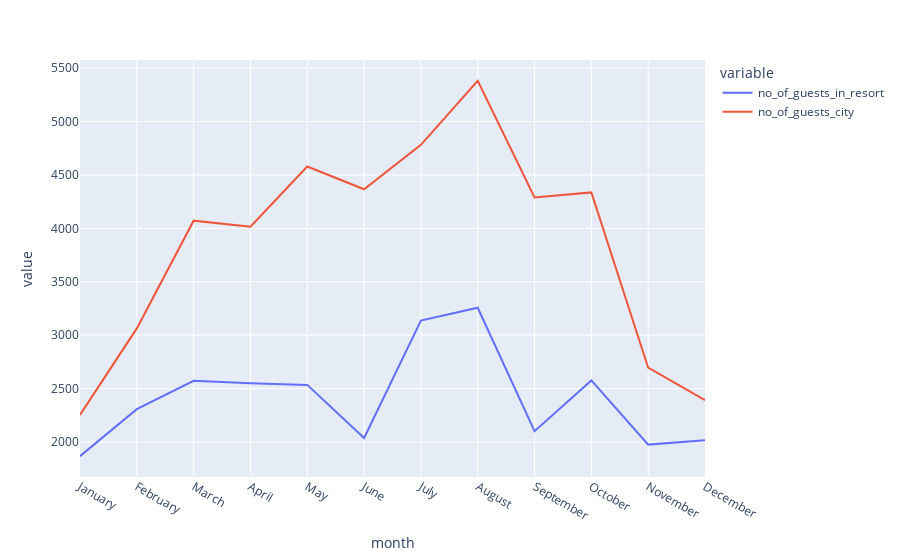

This figure's notebook cell:
### Code cell
px.line(data_frame=final_rush,x='month',y=['no_of_guests_in_resort', 'no_of_guests_city'])

### Figure 1 — Plotly figure (JSON) as saved in the notebook; plotly's stock layout.template omitted (floating-point values rounded to 4 significant figures)
{"data": [{"hovertemplate": "variable=no_of_guests_in_resort<br>month=%{x}<br>value=%{y}<extra></extra>", "legendgroup": "no_of_guests_in_resort", "line": {"color": "#636efa", "dash": "solid"}, "marker": {"symbol": "circle"}, "mode": "lines", "name": "no_of_guests_in_resort", "orientation": "v", "showlegend": true, "type": "scatter", "x": ["January", "February", "March", "April", "May", "June", "July", "August", "September", "October", "November", "December"], "xaxis": "x", "y": [1868, 2308, 2573, 2550, 2535, 2038, 3137, 3257, 2102, 2577, 1976, 2017], "yaxis": "y"}, {"hovertemplate": "variable=no_of_guests_city<br>month=%{x}<br>value=%{y}<extra></extra>", "legendgroup": "no_of_guests_city", "line": {"color": "#EF553B", "dash": "solid"}, "marker": {"symbol": "circle"}, "mode": "lines", "name": "no_of_guests_city", "orientation": "v", "showlegend": true, "type": "scatter", "x": ["January", "February", "March", "April", "May", "June", "July", "August", "September", "October", "November", "December"], "xaxis": "x", "y": [2254, 3064, 4072, 4015, 4579, 4366, 4782, 5381, 4290, 4337, 2696, 2392], "yaxis": "y"}], "layout": {"legend": {"title": {"text": "variable"}, "tracegroupgap": 0}, "margin": {"t": 60}, "xaxis": {"anchor": "y", "domain": [0.0, 1.0], "title": {"text": "month"}}, "yaxis": {"anchor": "x", "domain": [0.0, 1.0], "title": {"text": "value"}}}}
